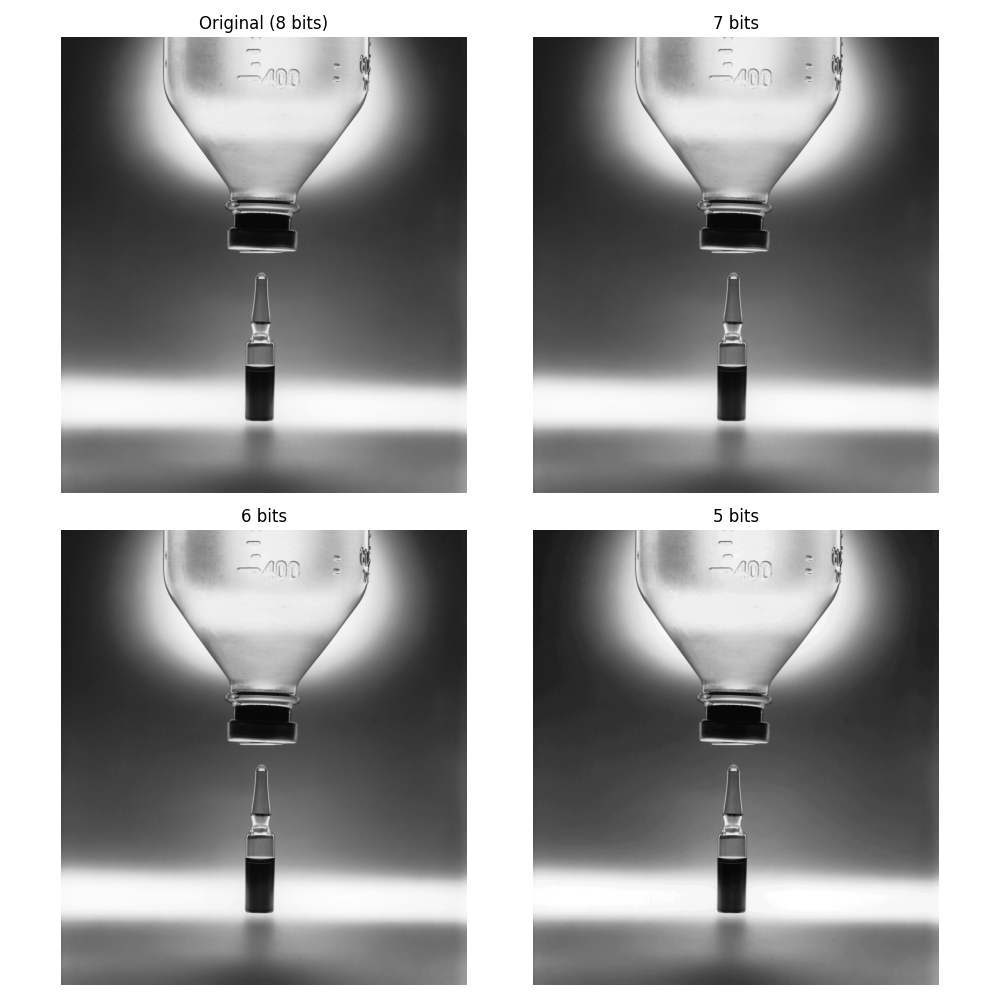

Python code for this plot:
import matplotlib.pyplot as plt
from skimage.io import imread
from skimage.util import img_as_ubyte
from libDIPUM.im2bitplanes import im2bitplanes
from libDIPUM.bitplanes2im import bitplanes2im
from libDIPUM.data_path import dip_data

# Data
img_name = dip_data("drip-bottle.tif")

f256 = imread(img_name)

# Get bit planes
B = im2bitplanes(f256, 8)

# Reduce image to 7 bits (planes 2-8 in MATLAB -> 1-7 in Python 0-based)
# MATLAB: [2 3 4 5 6 7 8]
# Python: [1, 2, 3, 4, 5, 6, 7]
f128 = img_as_ubyte(bitplanes2im(B, [1, 2, 3, 4, 5, 6, 7]))

# Repeat down to 2 bits
# MATLAB: f64 = ... [3 4 5 6 7 8] -> Py: [2, 3, 4, 5, 6, 7]
f64 = img_as_ubyte(bitplanes2im(B, range(2, 8)))  # 2,3,4,5,6,7

# f32 = ... [4 5 6 7 8] -> Py: [3, 4, 5, 6, 7]
f32 = img_as_ubyte(bitplanes2im(B, range(3, 8)))

# f16 = ... [5 6 7 8] -> Py: [4, 5, 6, 7]
f16 = img_as_ubyte(bitplanes2im(B, range(4, 8)))

# f8 = ... [6 7 8] -> Py: [5, 6, 7]
f8 = img_as_ubyte(bitplanes2im(B, range(5, 8)))

# f4 = ... [7 8] -> Py: [6, 7]
f4 = img_as_ubyte(bitplanes2im(B, range(6, 8)))

# f2 = ... [8] -> Py: [7]
f2 = img_as_ubyte(bitplanes2im(B, [7]))

# Display Figure 1
fig1, axes1 = plt.subplots(2, 2, figsize=(10, 10))
axes1 = axes1.flatten()

axes1[0].imshow(f256, cmap="gray")
axes1[0].set_title("Original (8 bits)")
axes1[0].axis("off")

axes1[1].imshow(f128, cmap="gray")
axes1[1].set_title("7 bits")
axes1[1].axis("off")

axes1[2].imshow(f64, cmap="gray")
axes1[2].set_title("6 bits")
axes1[2].axis("off")

axes1[3].imshow(f32, cmap="gray")
axes1[3].set_title("5 bits")
axes1[3].axis("off")

plt.tight_layout()
plt.savefig("Figure224.png")
print("Saved Figure224.png")

# Display Figure 2
fig2, axes2 = plt.subplots(2, 2, figsize=(10, 10))
axes2 = axes2.flatten()

axes2[0].imshow(f16, cmap="gray")
axes2[0].set_title("4 bits")
axes2[0].axis("off")

axes2[1].imshow(f8, cmap="gray")
axes2[1].set_title("3 bits")
axes2[1].axis("off")

axes2[2].imshow(f4, cmap="gray")
axes2[2].set_title("2 bits")
axes2[2].axis("off")

axes2[3].imshow(f2, cmap="gray")
axes2[3].set_title("1 bit")
axes2[3].axis("off")

plt.tight_layout()
plt.savefig("Figure224Bis.png")
print("Saved Figure224Bis.png")

plt.show()
